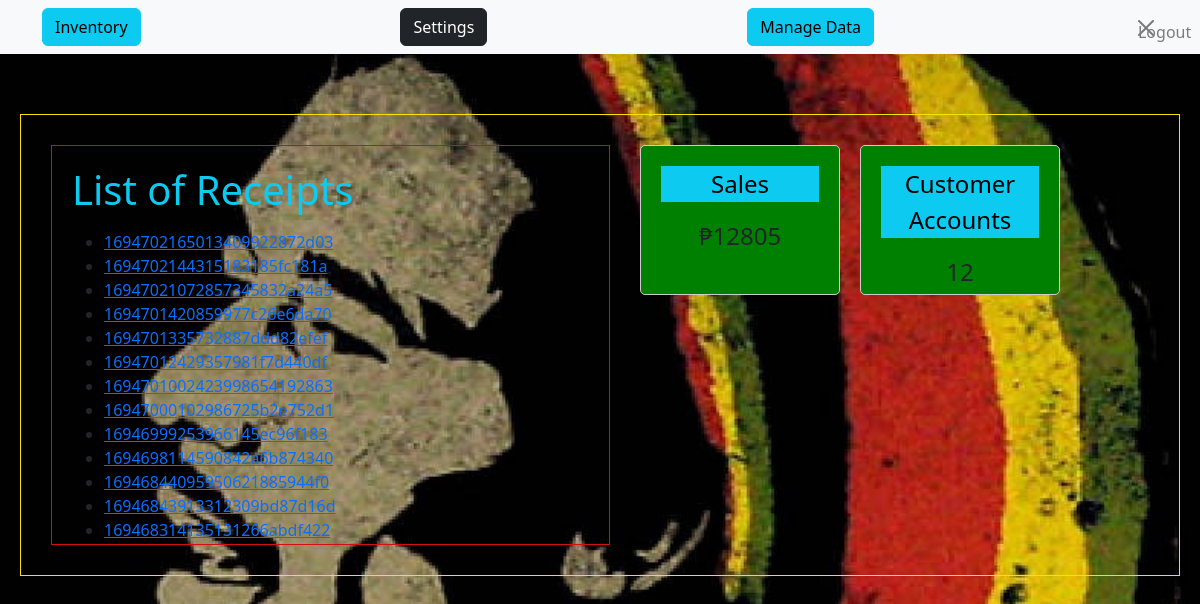
The page /admin/dashboard (signed in) on the database its author committed.
### tables this page shows
CREATE TABLE receipt(id INTEGER PRIMARY KEY AUTOINCREMENT, unique_id TEXT UNIQUE NOT NULL,
name TEXT NOT NULL,
Address TEXT NOT NULL,
phoneNo TEXT NOT NULL,
from_customer INTEGER,
referrenceNo TEXT, totalPrice INTEGER NOT NULL, item TEXT, isDineIn BIT);

### routes/admin.py (the view)
@admin_bp.route('/admin/dashboard', methods=['POST', 'GET'])
def dashboard():
    if 'email' in session:
        try:
            receipt_data = pnt.ReceiptsData()
            return render_template('admin-dashboard.html', receipts=receipt_data.transactions, sum=receipt_data.sumTotal(), users=len(pnt.UserData().accounts))
        except TypeError:
            return "render_template('admin-dashboard.html', receipts=list)"
    return redirect(url_for('admin.adminPage'))

### thisclass/Myclass.py (called while the page is built)
    def set_id(self, id):
        self._id = id

    def create_object(self, i):
        try:
            id, firstname, surname, email, phone, password, photo, address = i
            user = User(firstname, surname, email, phone, password)
            if len(str(address)) == 0 or address is None:
                user.set_id(id)
                user.set_photo(photo)
                return user
            address_obj = json.loads(address)
            brgy, houseNo, street, municipality, province = address_obj['brgy'], address_obj['houseNo'], address_obj['street'], address_obj['municipality'] ,address_obj['province']
            user.set_address(brgy, houseNo, street, municipality, province)
            user.set_id(id)
            user.set_photo(photo)
            return user
        except:
            print('there were errors in UserData.create_object() method')

    def fetch_from_db(self):
        try:
            connection = sqlite3.connect(self.db)
            cursor = connection.cursor()
            rows = cursor.execute('SELECT * FROM users')
            for i in rows:
                obj = self.create_object(i)
                self.accounts.append(obj)
            connection.close()
        except:
            print('there were errors in UserData.fetch_from_db() method')

    def set_address(self, brgy, street, houseNo, municipality, province):
        self._address = {'brgy': str(brgy),
                        'houseNo': str(street),
                        'street': str(houseNo),
                        'municipality': str(municipality),
                        'province': str(province)
                        }

    def set_photo(self, photo):
        self._photo = photo

    def create_object(self, i):
        id, unique, name, address, phone, from_customer, referrenceNo, totalPrice, item, isDineIn = i
        return Receipts(id, unique, name, address, phone, from_customer, referrenceNo, totalPrice, item)

    def fetch_from_database(self):
        conn = sqlite3.connect(self.db)
        cursor = conn.cursor()
        cursor.execute('SELECT id, unique_id, name, Address, phoneNo, from_customer, referrenceNo, totalPrice, item, isDineIn FROM receipt ORDER BY id DESC')
        rows = cursor.fetchall()
        for i in rows:
            obj = self.create_object(i)
            obj.isDineIn=i[9]
            self.transactions.append(obj)
        conn.close()

### templates/admin-dashboard.html (shortened to what this page needs)
{% extends "layout.html" %}
{% block styles %}
    <link rel="stylesheet" href="{{ url_for('static', filename='css/admin-dashboard.css') }}">
{% endblock %}
{% block body %}
    <br>
    <nav class="navbar navbar-expand-lg navbar-light bg-light fixed-top">
        <div class="container-lg">
          <a href="{{ url_for('admin.inventory') }}"><button class="btn btn-info ml-auto">Inventory</button></a>
          <a href="{{ url_for('admin.adminSettings') }}"><button class="btn btn-dark ml-2">Settings</button></a>
          <a href="{{ url_for('admin.manageData') }}"><button class="btn btn-info ml-2">Manage Data</button></a>
          <a href="{{ url_for('admin.logout') }}"><button class="btn btn-outline-danger btn-close ml-2">Logout</button></a>
        </div>
      </nav>
      <div id="parent-container">
        <div class="container" id="receipts-container">
          <p class="display-6 text-info">List of Receipts</p>
          <ul>
            {% for i in receipts %}
            {% set unique = i.unique %}
            {% set name = i.name %}
            {% set address = i.address %}
            {% set phone = i.phone %}
            {% set from_customer = i.from_customer %}
            {% set referrenceNo = i.referrenceNo %}
            {% set price = i.price %}
            {% set item = i.item %}
            <li>
              <a href="{{ url_for('admin.receipt', id=i.id) }}">
                {{ unique }}
              </a>
            </li>
            {% endfor %}
          </ul>
        </div>
        <div class="container" id="sales-container">
          <p class="text-monospace text-bg-info">Sales</p>
          ₱{{ sum }}
        </div>
        <div class="container" id="usercount-container">
          <p class="text-monospace text-bg-info">Customer Accounts</p>
          {{ users }}
        </div>
      </div>
{% endblock %}

### static/css/layout.css (style rules this page uses)
body { background-image: url('../img/reggae.jpg'); background-position: center; background-repeat: no-repeat; background-size: cover; height: 100%; }

### static/css/admin-dashboard.css (style rules this page uses)
body { padding-top: 70px; }
#parent-container { border: 1px solid #f6e203; padding: 20px; margin: 20px; display: flex; }
#receipts-container { border: 1px solid #d31010; padding: 20px; margin-right: 20px; min-height: 400px; width: 50%; overflow-y: auto; }
#sales-container, #usercount-container { width: 200px; height: 150px; background-color: green; border: 1px solid #ccc; border-radius: 5px; text-align: center; padding: 20px; font-size: 24px; margin-bottom: 10px; }
.container { width: 150px; height: 150px; border: 1px solid #ccc; margin: 10px; display: inline-block; }

### rows shown on the page
receipt: unique "1694702165013409922872d03"
receipt: unique "1694702144315183185fc181a"
receipt: unique "16947021072857345832a24a5"
receipt: unique "1694701420859977c26e6da70"
receipt: unique "1694701335732887ddd82efef"
receipt: unique "16947012429357981f7d440df"
receipt: unique "1694701002423998654192863"
receipt: unique "16947000102986725b2e752d1"
receipt: unique "16946999253966145ec96f183"
receipt: unique "1694698114590842a6b874340"
receipt: unique "16946844095950621885944f0"
receipt: unique "16946843913312309bd87d16d"
receipt: unique "169468314135131266abdf422"

### other values the page prints
{{ sum }} "12805"
{{ users }} "12"
